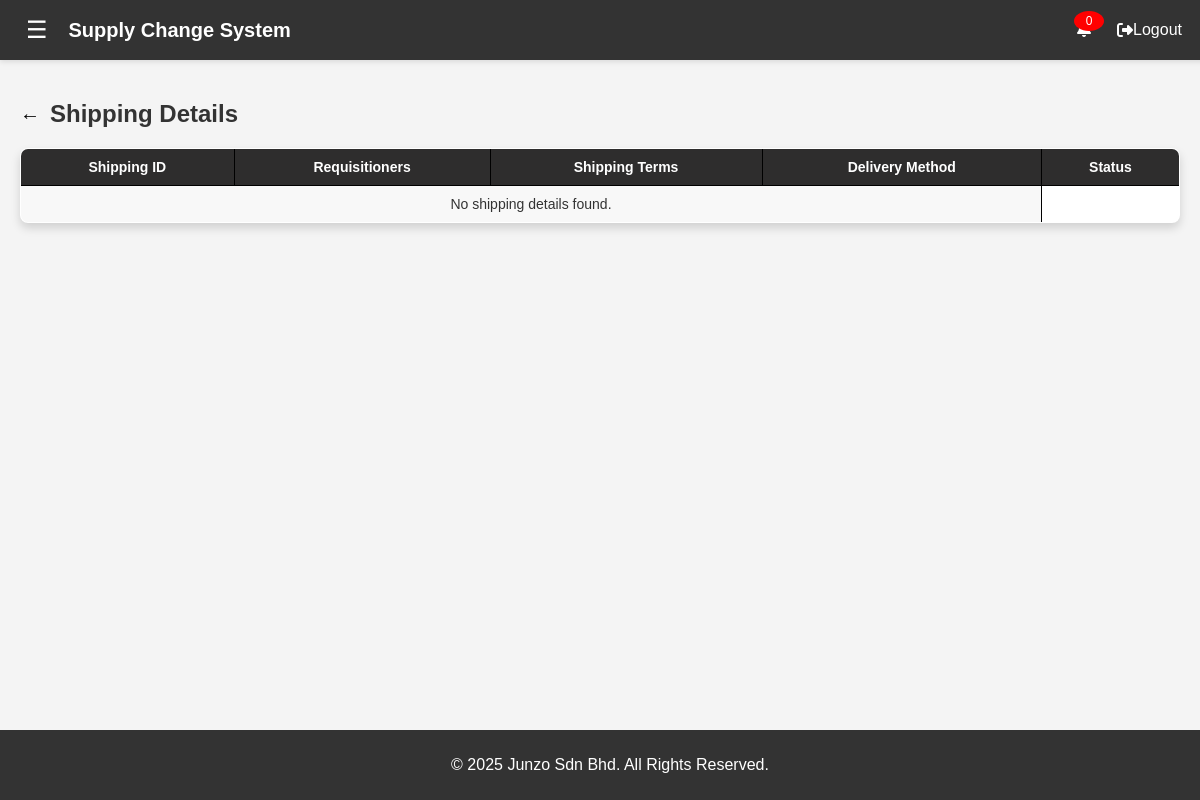
The page /view_shipping.php (signed in) on the database as committed earlier.
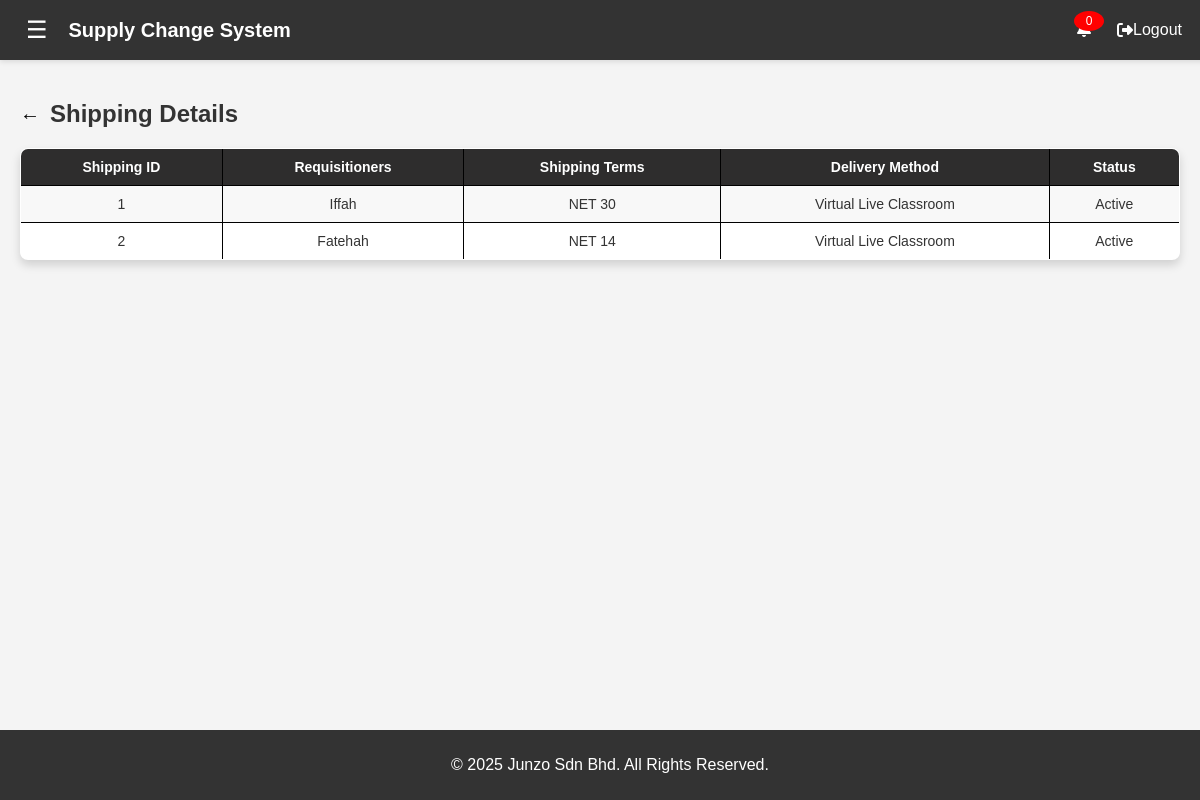
The same page on the database as committed later.
### tables this page shows
CREATE TABLE `shipping_terms` (
  `shipping_id` int(11) NOT NULL,
  `date_created` timestamp NOT NULL DEFAULT current_timestamp(),
  `last_updated` timestamp NOT NULL DEFAULT current_timestamp() ON UPDATE current_timestamp(),
  `requisitioners` varchar(255) NOT NULL,
  `shipping_terms` enum('FOB','CIF','NET 30','NET 14','NET 60') NOT NULL,
  `deliver_via` enum('Virtual Live Classroom','Face to Face','Hybrid','E-Learning','Certification','Onsite Client Location') NOT NULL,
  `status` enum('Inactive','Active') NOT NULL DEFAULT 'Active'
);

### view_shipping.php (the view, shortened to what this page needs)
<?php
include 'header.php';
$query = "SELECT * FROM shipping_terms ORDER BY shipping_id ASC";
$result = $conn->query($query);
?>
<!DOCTYPE html>
<html lang="en">
<head>
</head>
<body>
    <div class="container">
        <h2 class="header-title">
            <a href="shipping_terms.php" class="back-icon">&#8592;</a> Shipping Details
        </h2>
        <table>
            <tr>
                <th>Shipping ID</th>
                <th>Requisitioners</th>
                <th>Shipping Terms</th>
                <th>Delivery Method</th>
                <th>Status</th>
            </tr>
            <?php
            if ($result->num_rows > 0) {
                while ($row = $result->fetch_assoc()) {
                    echo "<tr>
                            <td>{$row['shipping_id']}</td>
                            <td>{$row['requisitioners']}</td>
                            <td>{$row['shipping_terms']}</td>
                            <td>{$row['deliver_via']}</td>
                            <td>{$row['status']}</td>
                          </tr>";
                }
            } else {
                echo "<tr><td colspan='4'>No shipping details found.</td></tr>";
            }
            ?>
        </table>
    </div>
    <?php include 'footer.php'; ?>
</body>
</html>

Rows that differ between the two databases and show on the page:
added shipping_terms: shipping_id "1", requisitioners "Iffah", shipping_terms "NET 30", deliver_via "Virtual Live Classroom", status "Active"
added shipping_terms: shipping_id "2", requisitioners "Fatehah", shipping_terms "NET 14", deliver_via "Virtual Live Classroom", status "Active"
Other text that changed with them:
text no longer shown: "No shipping details found."
